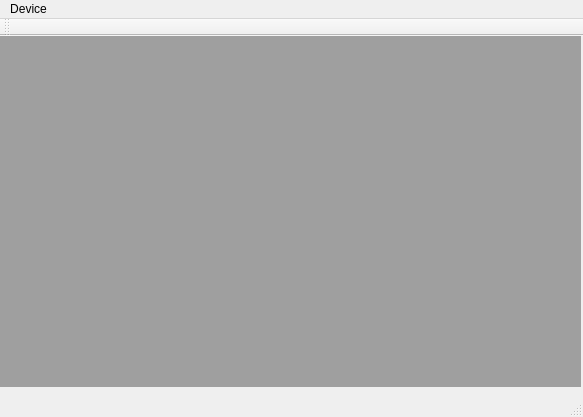
<?xml version="1.0" encoding="UTF-8"?>
<ui version="4.0">
 <class>MainWindow</class>
 <widget class="QMainWindow" name="MainWindow">
  <property name="geometry">
   <rect>
    <x>0</x>
    <y>0</y>
    <width>583</width>
    <height>417</height>
   </rect>
  </property>
  <property name="windowTitle">
   <string>MainWindow</string>
  </property>
  <widget class="QWidget" name="centralWidget">
   <widget class="QMdiArea" name="mdiArea">
    <property name="geometry">
     <rect>
      <x>0</x>
      <y>0</y>
      <width>581</width>
      <height>351</height>
     </rect>
    </property>
   </widget>
  </widget>
  <widget class="QMenuBar" name="menuBar">
   <property name="geometry">
    <rect>
     <x>0</x>
     <y>0</y>
     <width>583</width>
     <height>18</height>
    </rect>
   </property>
   <widget class="QMenu" name="menuDevice">
    <property name="title">
     <string>Device</string>
    </property>
    <addaction name="actionOpen_New_Device"/>
   </widget>
   <addaction name="menuDevice"/>
  </widget>
  <widget class="QToolBar" name="mainToolBar">
   <attribute name="toolBarArea">
    <enum>TopToolBarArea</enum>
   </attribute>
   <attribute name="toolBarBreak">
    <bool>false</bool>
   </attribute>
  </widget>
  <widget class="QStatusBar" name="statusBar"/>
  <action name="actionOpen_New_Device">
   <property name="text">
    <string>Open New Device</string>
   </property>
  </action>
 </widget>
 <layoutdefault spacing="6" margin="11"/>
 <resources/>
 <connections/>
</ui>
